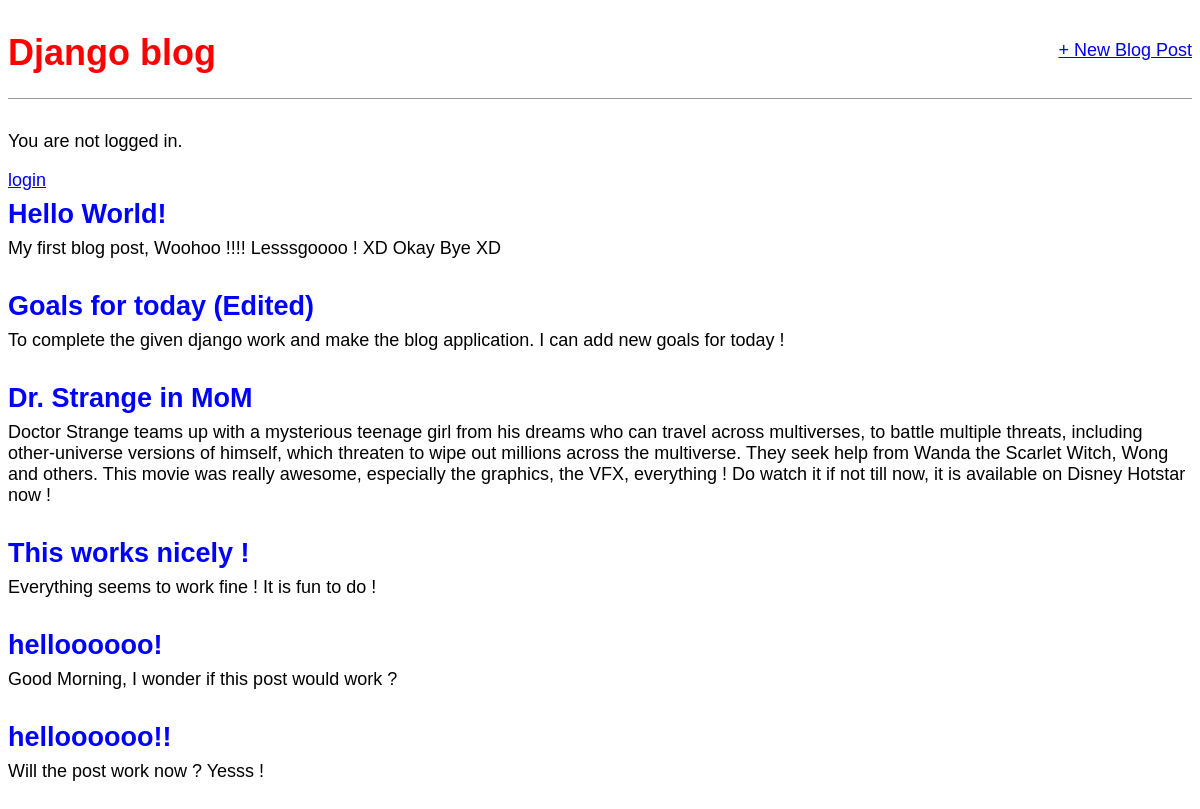
The app's page /, older data.
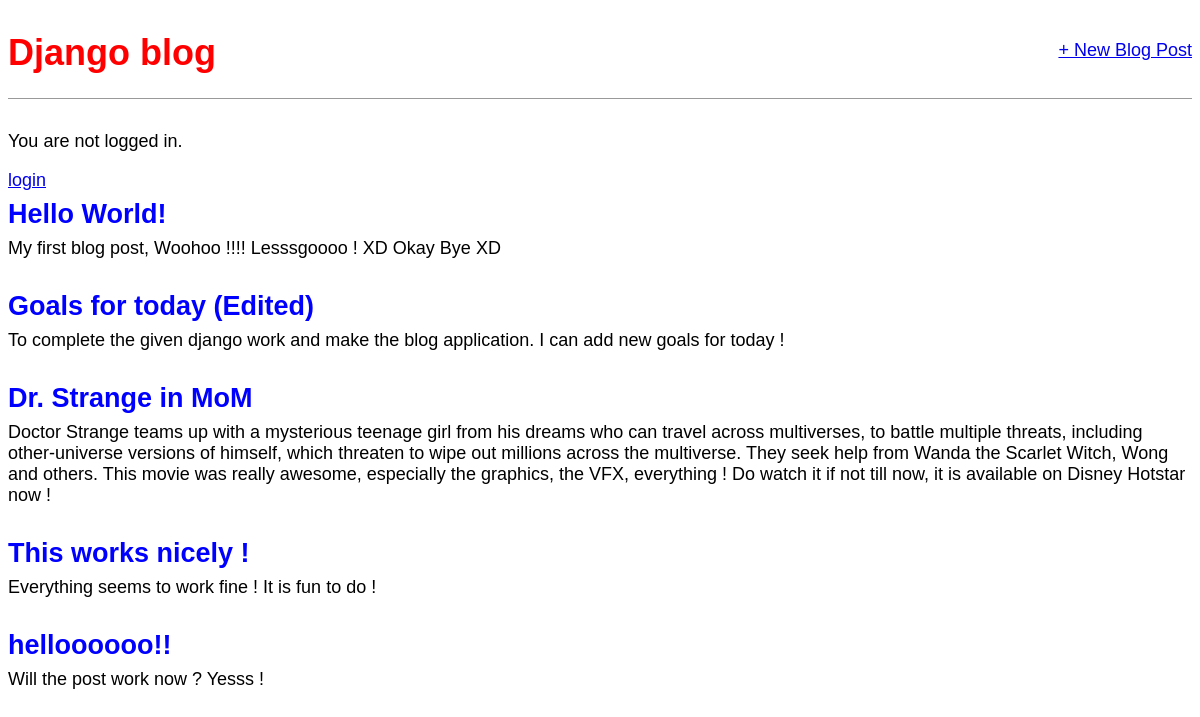
The same page, newer data.
### blog/models.py (models this page shows, shortened)
class Post(models.Model):
    title = models.CharField(max_length=200)
    author_identity = models.IntegerField(default=1)
    author = models.ForeignKey(
        'auth.User',
        on_delete=models.CASCADE,
    )
    body = models.TextField()

### blog/views.py (the view)
# urls.py: path('', views.BlogListView.as_view(), name='home'),
class BlogListView(ListView):
    model = Post
    template_name = 'home.html'

### templates/home.html
{% extends 'base.html' %}
{% block content %}
{% for post in object_list %}
<div class="post-entry">
<h2><a href="{% url 'post_detail' post.pk %}">{{ post.title }}</a></h2>
<p>{{ post.body }}</p>
</div>
{% endfor %}
{% endblock content %}

Row changes from the older to the newer data that the page shows:
removed Post: title "helloooooo!", body "Good Morning, I wonder if this post would work ?"
